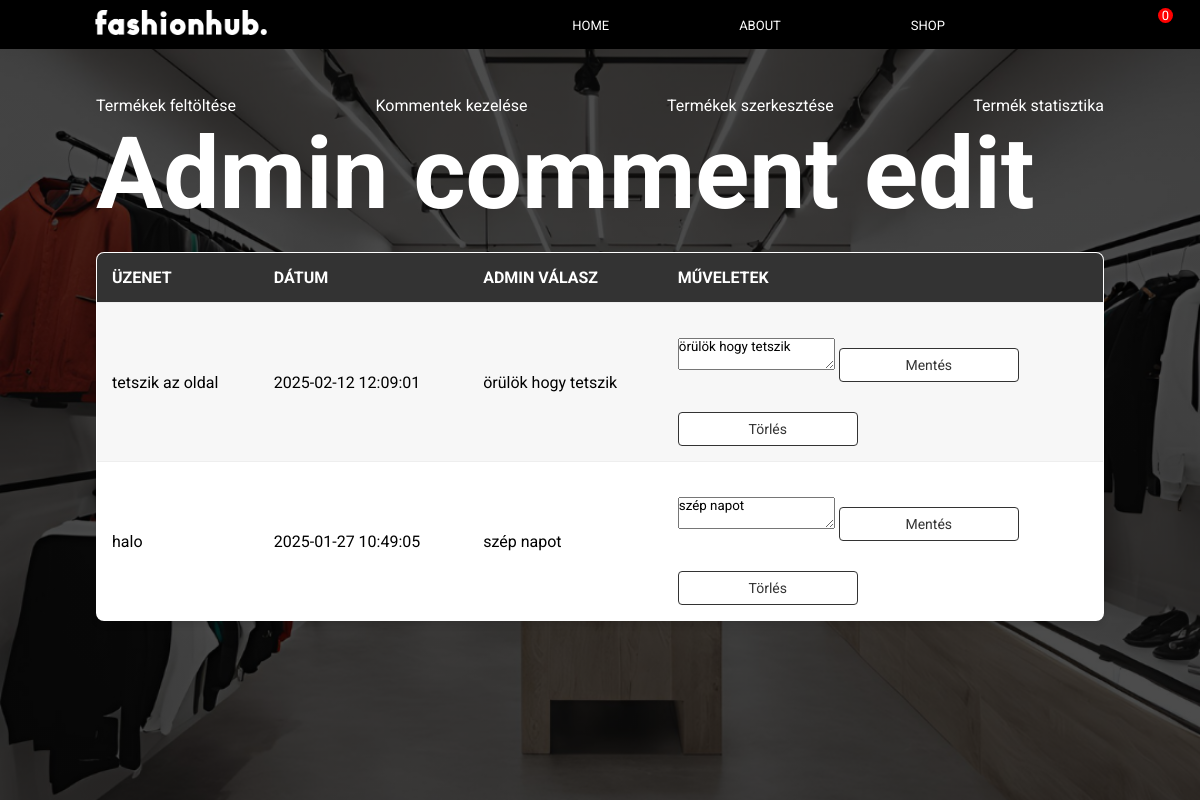
The page /?p=admin-comment-edit on the database its author committed.
### tables this page shows
CREATE TABLE `comments` (
  `id` int(11) NOT NULL,
  `message` text NOT NULL,
  `consent` tinyint(1) NOT NULL,
  `reply` text DEFAULT NULL,
  `created_at` timestamp NOT NULL DEFAULT current_timestamp(),
  `nick` varchar(64) NOT NULL
);

### admin/admin-comment-edit.php (the view, shortened to what this page needs)
<h1>Admin comment edit</h1>
<?php
include "kapcsolat.php";
$sql_comments = "SELECT * FROM comments ORDER BY created_at DESC";
$result_comments = $db->query($sql_comments);
?>
<table>
    <tr>
        <th>Üzenet</th>
        <th>Dátum</th>
        <th>Admin Válasz</th>
        <th>Műveletek</th>
    </tr>
    <?php
    if ($result_comments->num_rows > 0) {
        while ($comment = $result_comments->fetch_assoc()) {
            echo "<tr>";
            echo "<td>" . htmlspecialchars($comment['message']) . "</td>";
            echo "<td>" . htmlspecialchars($comment['created_at']) . "</td>";
            echo "<td>" . ($comment['reply'] ? htmlspecialchars($comment['reply']) : "Nincs válasz") . "</td>";
            echo "<td>
                    <form method='post' action='reply_to_comment.php'>
                        <textarea name='reply' placeholder='Írj választ...' required>" . htmlspecialchars($comment['reply']) . "</textarea>
                        <input type='hidden' name='comment_id' value='" . $comment['id'] . "'>
                        <button type='submit'>Mentés</button>
                    </form>
                    <a href='delete_comment.php?id=" . $comment['id'] . "'><button>Törlés</button></a>
                </td>";
            echo "</tr>";
        }
    } else {
        echo "<tr><td colspan='4'>Nincsenek kommentek.</td></tr>";
    }
    ?>
</table>

### kezdolap.css (style rules this page uses)
* { margin: 0; padding: 0; font-family: 'Roboto', sans-serif; }
h1 { color: #fff; font-size: 100px; }
button { width: 180px; color: #000; font-size: 12px; padding: 12px 0; background: #fff; border: 0; border-radius: 20px; outline: none; margin-top: 30px; cursor: pointer; transition: all 0.3s ease; }

### admin/admin-comment-edit.php (style rules this page uses)
table { width: 100%; border-collapse: collapse; margin: 20px 0; background-color: #fff; border: 1px solid #ccc; border-radius: 8px; overflow: hidden; box-shadow: 0 4px 6px rgba(0, 0, 0, 0.1); }
th, td { padding: 15px; text-align: left; border-bottom: 1px solid #eee; }
th { background-color: #333; color: #fff; font-weight: bold; text-transform: uppercase; }
tr:nth-child(even) { background-color: #f7f7f7; }
tr:nth-child(odd) { background-color: #fff; }
button { padding: 8px 12px; border: 1px solid #333; border-radius: 4px; background-color: #fff; color: #333; font-size: 14px; cursor: pointer; transition: background-color 0.3s ease, color 0.3s ease; }
a { text-decoration: none; }

### rows shown on the page
comments: message "tetszik az oldal", created_at "2025-02-12 12:09:01", reply "örülök hogy tetszik"
comments: message "halo", created_at "2025-01-27 10:49:05", reply "szép napot"

### other values the page prints
$cartCount "0"
